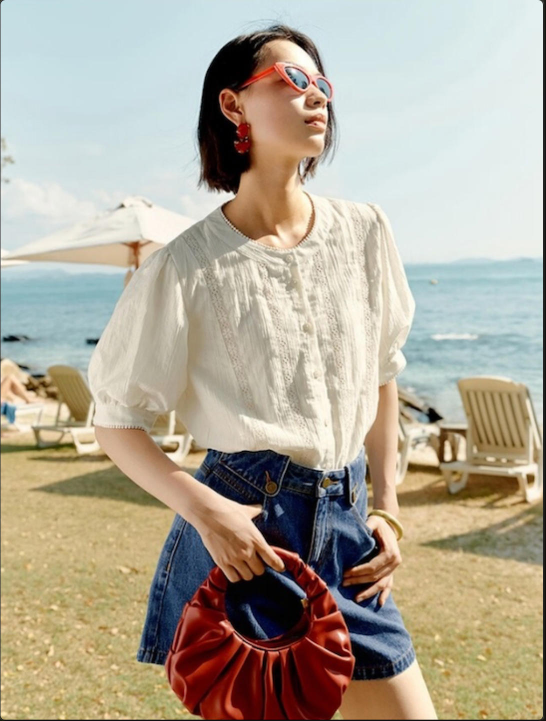
#> input picture Assets/test_upload_image.jpg, 1092 x 1442 px (shown at 1/2 size)
$ python -i image_splicing_detection.py   (imports and definitions only)   (older library calls are emulated)
#> lines starting #> are read from the running program, lines starting #| are printed output that depends on the picture
import cv2
import numpy as np
from skimage.metrics import structural_similarity as compare_ssim


class ImageSplicingDetector:
    def __init__(self, vertical_threshold=280, horizontal_gap_threshold=1000,
                 structure_threshold=0.92, gap_width=8):
        self.vertical_threshold = vertical_threshold  # 垂直边缘阈值提升至280
        self.horizontal_gap_threshold = horizontal_gap_threshold  # 水平间隔阈值提升至1000
        self.structure_threshold = structure_threshold  # 结构相似性阈值提升至0.92
        self.gap_width = gap_width

    def _check_structure_consistency(self, gray_img):
        """增强版结构检测"""
        height, width = gray_img.shape
        split_point = height // 2

        # 强化尺寸过滤条件（最小尺寸400x300）
        if split_point < 200 or width < 300 or height < 400:
            return False

        upper = gray_img[:split_point, :]
        lower = gray_img[split_point:split_point*2, :]

        # 新增多维度检测
        ssim = compare_ssim(upper, lower)
        color_corr = self._color_correlation(upper, lower)
        edge_match = self._edge_continuity(upper, lower)

        return (ssim < self.structure_threshold) and (color_corr < 0.95) and (edge_match < 0.85)

    def _color_correlation(self, upper, lower):
        """颜色分布相关性检测"""
        upper_hist = cv2.calcHist([upper],[0],None,[256],[0,256])
        lower_hist = cv2.calcHist([lower],[0],None,[256],[0,256])
        return cv2.compareHist(upper_hist, lower_hist, cv2.HISTCMP_CORREL)

    def _edge_continuity(self, upper, lower):
        """边缘连续性检测"""
        upper_edge = cv2.Canny(upper, 150, 250)
        lower_edge = cv2.Canny(lower, 150, 250)
        return cv2.matchShapes(upper_edge, lower_edge, cv2.CONTOURS_MATCH_I3, 0)

    def _check_horizontal_gap(self, gray_img):
        """优化后的水平间隔检测"""
        height, width = gray_img.shape
        # 增强检测条件：连续5行高亮像素且左右边缘一致
        for y in range(self.gap_width, height - self.gap_width):
            if all(np.mean(gray_img[y+i,:]) > 245 for i in range(-2,3)):  # 提高亮度阈值
                left_edge = np.mean(gray_img[y-2:y+3, :5]) > 240
                right_edge = np.mean(gray_img[y-2:y+3, -5:]) > 240
                if left_edge and right_edge:
                    return True
        return False

    def _analyze_frequency_domain(self, gray_img):
        """频域分析"""
        f = np.fft.fft2(gray_img)
        fshift = np.fft.fftshift(f)
        return 20 * np.log(np.abs(fshift))

    def _detect_vertical_edges(self, gray_img):
        """垂直边缘检测"""
        # 使用Sobel算子检测垂直边缘
        sobel_y = cv2.Sobel(gray_img, cv2.CV_64F, 0, 1, ksize=3)
        abs_sobel_y = np.absolute(sobel_y)
        scaled_sobel = np.uint8(255 * abs_sobel_y / np.max(abs_sobel_y))

        # 应用阈值检测显著垂直边缘
        _, thresholded = cv2.threshold(scaled_sobel, self.vertical_threshold, 255, cv2.THRESH_BINARY)
        return thresholded

    def detect_image_splicing(self, image_path):
        """
        统一检测接口
        Args:
            image_path: 图片路径
        Returns:
            tuple: (is_spliced: bool, details: dict) 检测结果和详细信息
        """
#> called with image_path = '../../Assets/test_upload_image.jpg'
        img = cv2.imread(image_path)
#> img is the input picture: shape (1442, 1092, 3); mean B, G, R 152.9, 169.1, 177.2
        if img is None:
            raise ValueError("无法读取图像")

        gray = cv2.cvtColor(img, cv2.COLOR_BGR2GRAY)
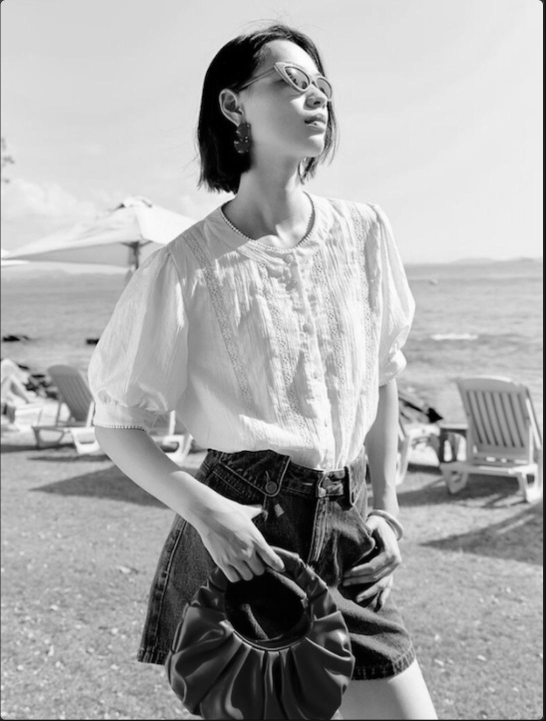
#> gray: shape (1442, 1092) (shown at 1/2 size); min 0, max 255, mean 169.6

        # 综合多个检测方法
        results = {
            "vertical_edges": self._detect_vertical_edges(gray),
            "horizontal_gap": self._check_horizontal_gap(gray),
            "frequency_analysis": self._analyze_frequency_domain(gray)
        }
#> in _detect_vertical_edges, `sobel_y = cv2.Sobel(gray_img, cv2.CV_64F, 0, 1, ksize=3)`:
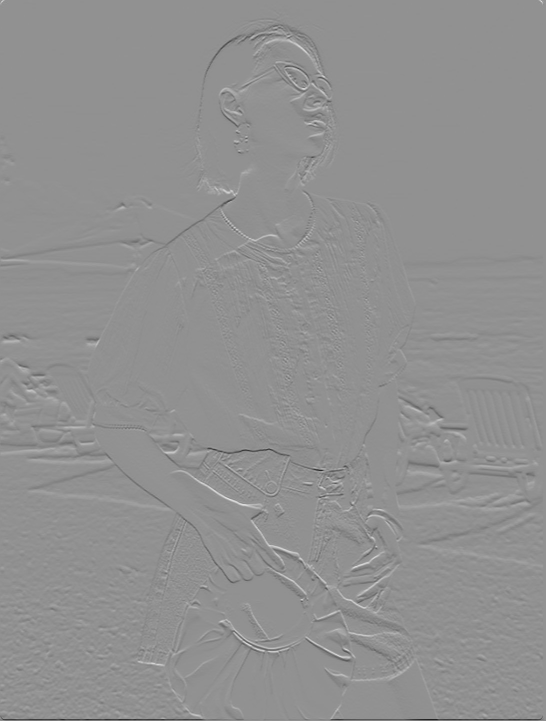
#> sobel_y: shape (1442, 1092) float64 (shown at 1/2 size); min -907, max 687, mean -1.1; drawn with min black and max white
#> in _detect_vertical_edges, `abs_sobel_y = np.absolute(sobel_y)`:
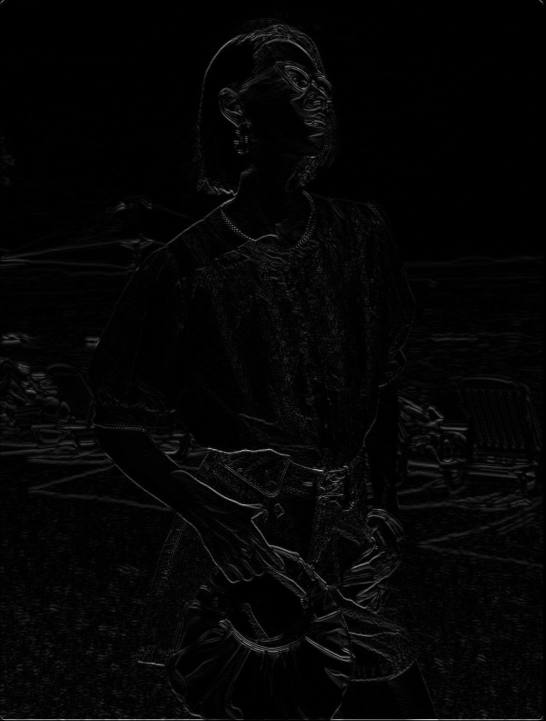
#> abs_sobel_y: shape (1442, 1092) float64 (shown at 1/2 size); min 0, max 907, mean 18.3; drawn with min black and max white
#> in _detect_vertical_edges, `_, thresholded = cv2.threshold(scaled_sobel, self.vertical_threshold, ..`: thresholded: shape (1442, 1092); every value is 0
#> in _check_horizontal_gap, `height, width = gray_img.shape`: height = 1442; width = 1092
#> in _analyze_frequency_domain, `return 20 * np.log(np.abs(fshift))`:
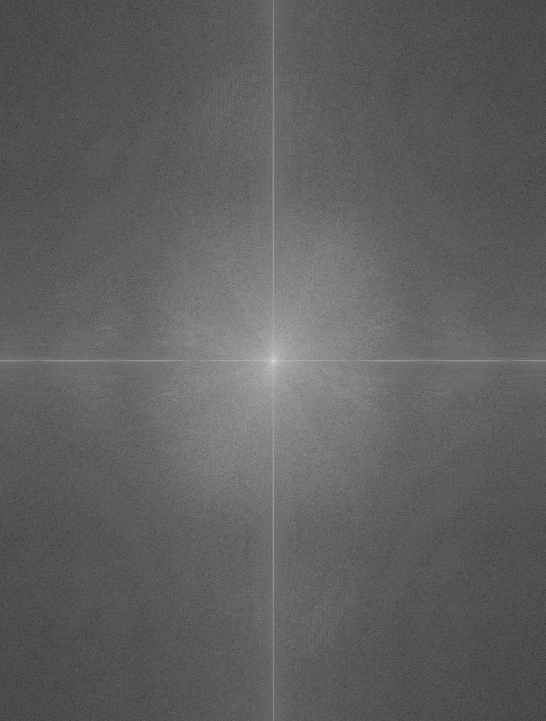
#> returned value: shape (1442, 1092) float64 (shown at 1/2 size); min 3.22, max 388.1, mean 148.5; drawn with min black and max white

        # 修改综合判断逻辑
        is_spliced = any([
            results["vertical_edges"].mean() > 250 and self._check_structure_consistency(gray),
            self._check_horizontal_gap(gray) and gray.shape[0] > 400,
            results["frequency_analysis"].mean() > 60
        ])
#> is_spliced = True

        return is_spliced, results

>>> result = ImageSplicingDetector().detect_image_splicing('../../Assets/test_upload_image.jpg')
